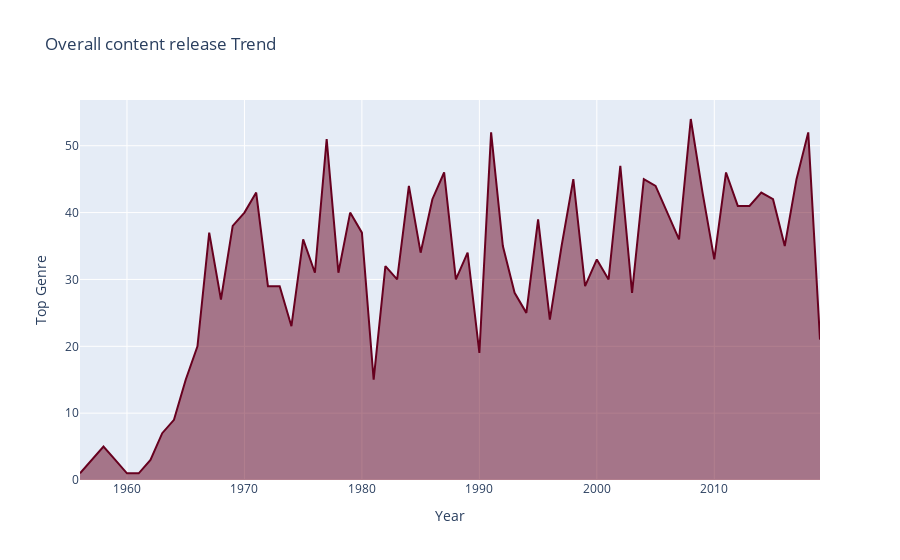

The code cell stored with this chart in its notebook:
### Code cell
df=spotify_df.query("Year>=1800")
df=df.groupby("Year")["Top Genre"].count().reset_index()

fig=px.area(df,x="Year",y='Top Genre',color_discrete_sequence=px.colors.sequential.RdBu,
           title="Overall content release Trend")
fig.show()

### Figure 1 — Plotly figure (JSON) as saved in the notebook; plotly's stock layout.template omitted (floating-point values rounded to 4 significant figures)
{"data": [{"hovertemplate": "Year=%{x}<br>Top Genre=%{y}<extra></extra>", "legendgroup": "", "line": {"color": "rgb(103,0,31)"}, "marker": {"symbol": "circle"}, "mode": "lines", "name": "", "orientation": "v", "showlegend": false, "stackgroup": "1", "type": "scatter", "x": [1956, 1958, 1959, 1960, 1961, 1962, 1963, 1964, 1965, 1966, 1967, 1968, 1969, 1970, 1971, 1972, 1973, 1974, 1975, 1976, 1977, 1978, 1979, 1980, 1981, 1982, 1983, 1984, 1985, 1986, 1987, 1988, 1989, 1990, 1991, 1992, 1993, 1994, 1995, 1996, 1997, 1998, 1999, 2000, 2001, 2002, 2003, 2004, 2005, 2006, 2007, 2008, 2009, 2010, 2011, 2012, 2013, 2014, 2015, 2016, 2017, 2018, 2019], "xaxis": "x", "y": [1, 5, 3, 1, 1, 3, 7, 9, 15, 20, 37, 27, 38, 40, 43, 29, 29, 23, 36, 31, 51, 31, 40, 37, 15, 32, 30, 44, 34, 42, 46, 30, 34, 19, 52, 35, 28, 25, 39, 24, 35, 45, 29, 33, 30, 47, 28, 45, 44, 40, 36, 54, 43, 33, 46, 41, 41, 43, 42, 35, 45, 52, 21], "yaxis": "y"}], "layout": {"legend": {"tracegroupgap": 0}, "title": {"text": "Overall content release Trend"}, "xaxis": {"anchor": "y", "domain": [0, 1], "title": {"text": "Year"}}, "yaxis": {"anchor": "x", "domain": [0, 1], "title": {"text": "Top Genre"}}}}
